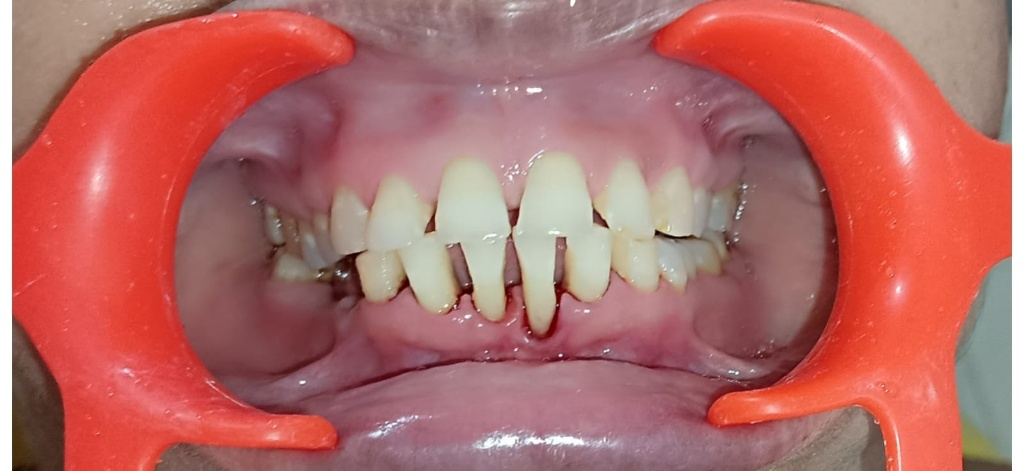
#> input picture public/collage_1.jpg, 1024 x 471 px
$ python crop.py public/collage_1.jpg out.png
#> lines starting #> are read from the running program, lines starting #| are printed output that depends on the picture
from PIL import Image
import sys

img_path = sys.argv[1]
out_path = sys.argv[2]
try:
    img = Image.open(img_path)
#> img is the input picture: PIL image 1024x471 RGB; mean R, G, B 180.5, 106.3, 102.2
    width, height = img.size
#> width = 1024; height = 471
    # Crop the bottom 12% to remove the date and time
    cropped_img = img.crop((0, 0, width, int(height * 0.88)))
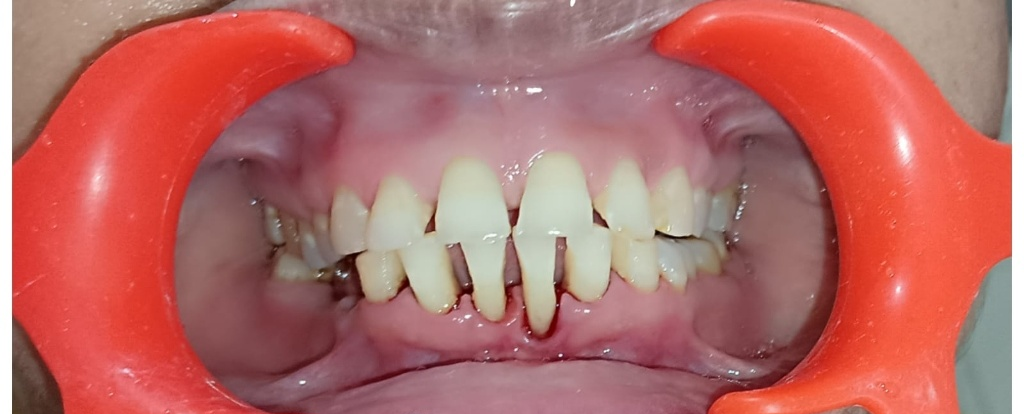
#> cropped_img: PIL image 1024x414 RGB; mean R, G, B 181.8, 106.5, 101.9
    cropped_img.save(out_path)
    print(f"Successfully cropped and saved to {out_path}")
except Exception as e:
    print(f"Error: {e}")

$ run again, on public/collage_3.jpg
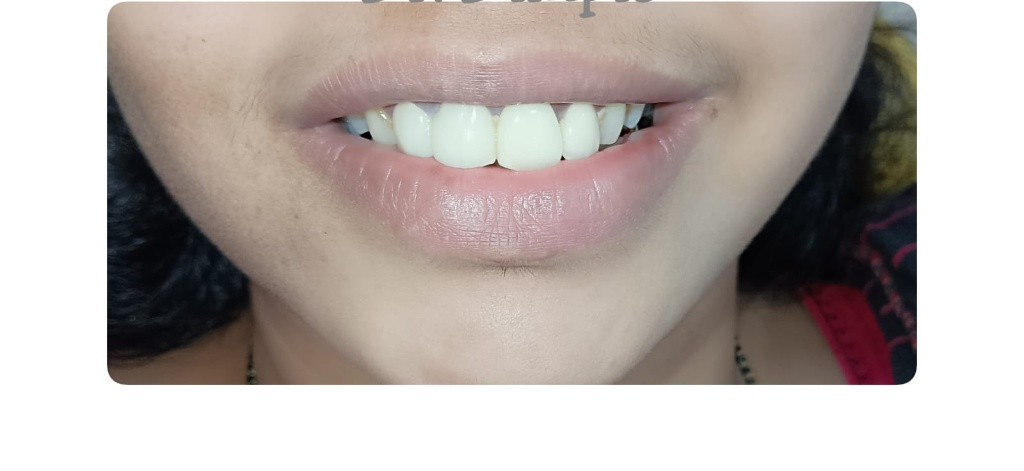
#> input picture public/collage_3.jpg, 1024 x 471 px
#> img is the input picture: PIL image 1024x471 RGB; mean R, G, B 183.5, 174.3, 169.9
#> `cropped_img = img.crop((0, 0, width, int(height * 0.88)))`:
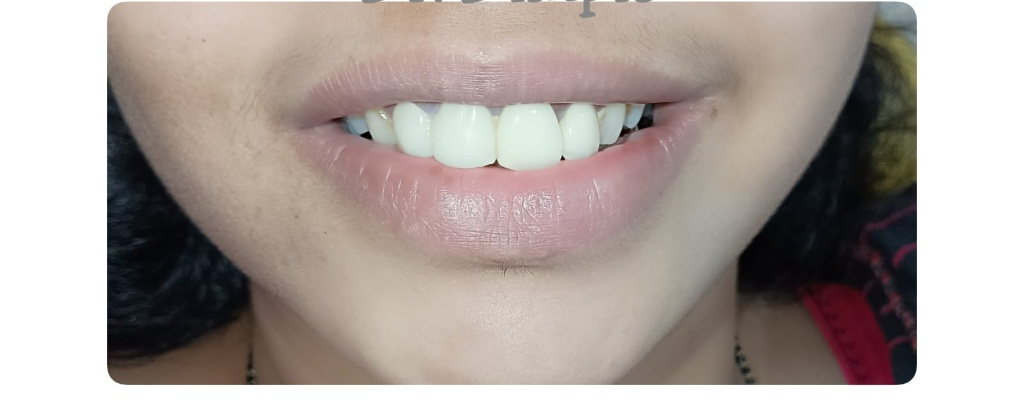
#> cropped_img: PIL image 1024x414 RGB; mean R, G, B 173.6, 163.2, 158.2

$ run again, on public/collage_4.jpg
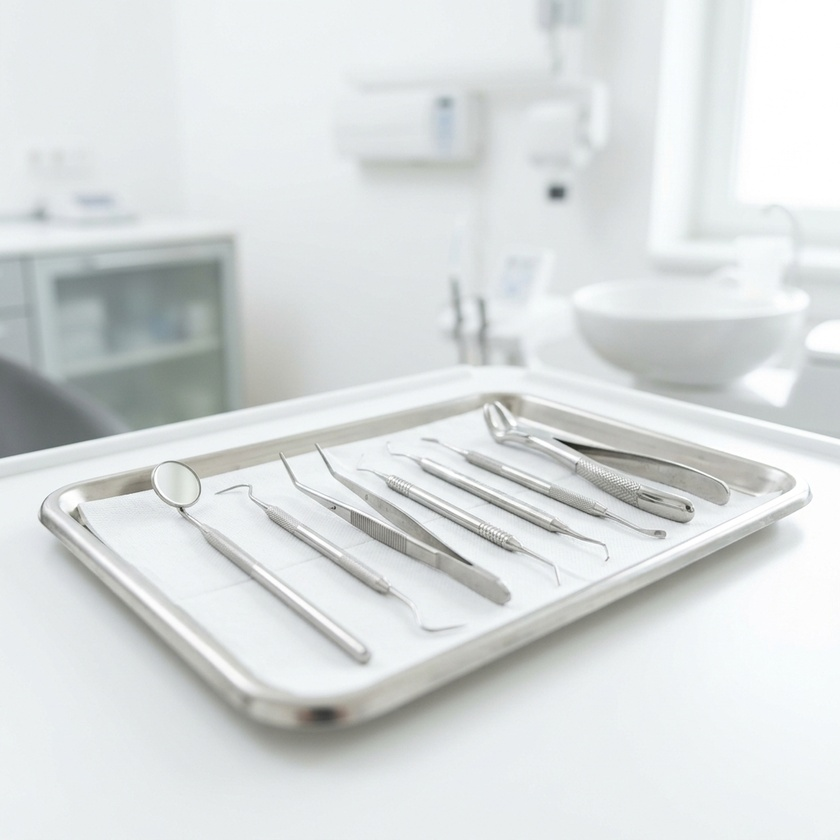
#> input picture public/collage_4.jpg, 840 x 840 px, shrunk from 1024 x 1024 before the run
#> img is the input picture: PIL image 840x840 RGB; mean R, G, B 216.6, 220.6, 221
#> `cropped_img = img.crop((0, 0, width, int(height * 0.88)))`:
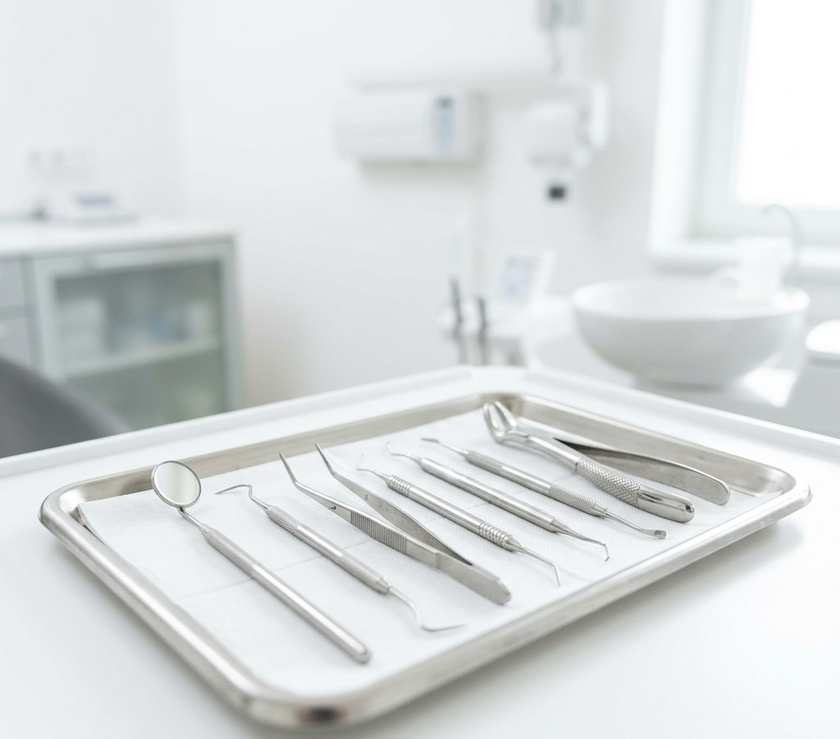
#> cropped_img: PIL image 840x739 RGB; mean R, G, B 214.8, 218.8, 219
